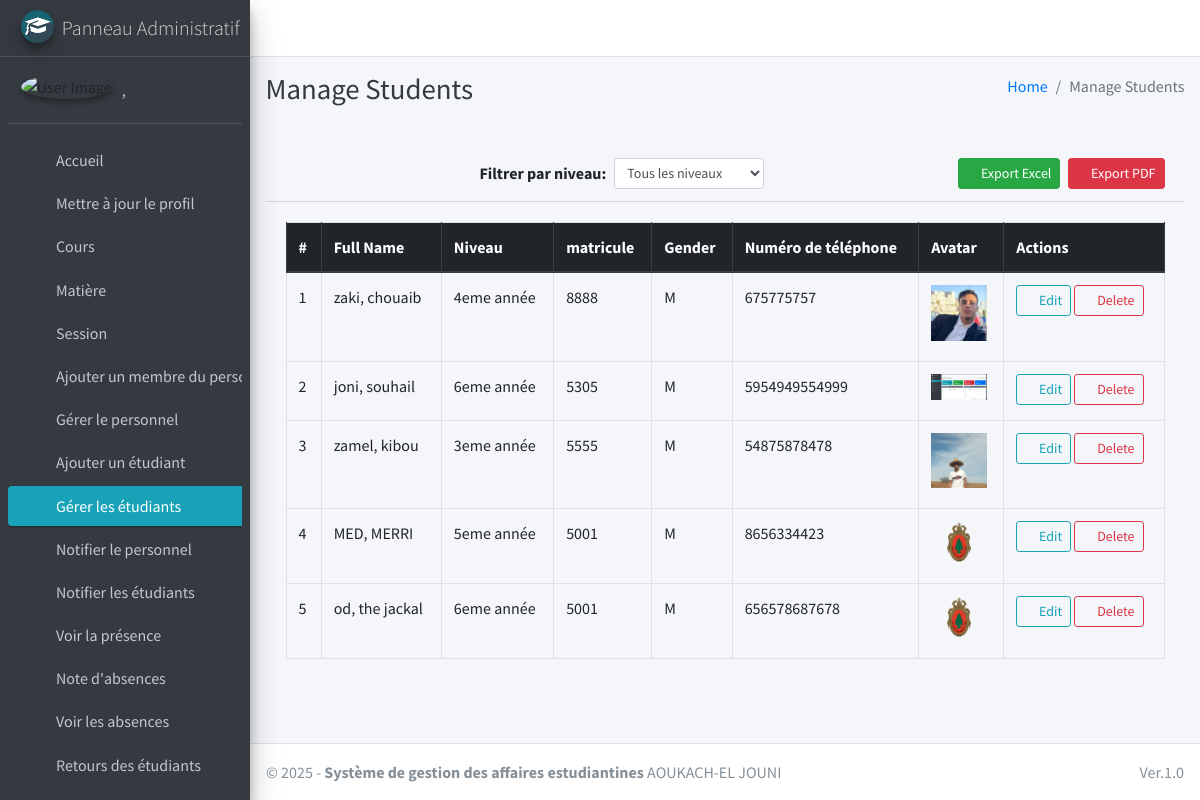
Page /student/manage/ (signed in) on the committed database.
### main_app/models.py (models this page shows, shortened)
class CustomUser(AbstractUser):
    USER_TYPE = ((1, "HOD"), (2, "Staff"), (3, "Student"))
    GENDER = [("M", "Male"), ("F", "Female")]
    username = None  # Removed username, using email instead
    email = models.EmailField(unique=True)
    user_type = models.CharField(default=1, choices=USER_TYPE, max_length=1)
    gender = models.CharField(max_length=1, choices=GENDER)
    profile_pic = models.ImageField()
    address = models.TextField()
    fcm_token = models.TextField(default="")  # For firebase notifications
    created_at = models.DateTimeField(auto_now_add=True)
    updated_at = models.DateTimeField(auto_now=True)
    USERNAME_FIELD = "email"
    REQUIRED_FIELDS = []
    objects = CustomUserManager()
    def __str__(self):
        return self.last_name + ", " + self.first_name

class Student(models.Model):
    admin = models.OneToOneField(CustomUser, on_delete=models.CASCADE)
    course = models.ForeignKey(Course, on_delete=models.DO_NOTHING, null=True, blank=False)
    session = models.ForeignKey(Session, on_delete=models.DO_NOTHING, null=True)
    phone_number = models.CharField(max_length=20,  default="06000007")  # Nouveau champ
    matricule = models.CharField(max_length=14, unique=False, default="5001")  # Nouveau champ
    NIVEAU_CHOICES = [
        ('3eme année', '3ème année'),
        ('4eme année', '4ème année'),
        ('5eme année', '5ème année'),
        ('6eme année', '6ème année'),
                  ]
    niveau = models.CharField(max_length=20, choices=NIVEAU_CHOICES, default='3eme année')
    lieu = models.CharField(max_length=100, null=True, blank=True)  # Lieu de naissance
    dateN = models.DateField(null=True, blank=True)  # Date de naissance

### main_app/hod_views.py (the view)
# urls.py: path("student/manage/", hod_views.manage_student, name='manage_student'),
def manage_student(request):
    niveaux = CustomUser.objects.filter(user_type=3).select_related('student').values_list('student__niveau', flat=True).distinct()
    selected_niveau = request.GET.get('niveau')
    students = CustomUser.objects.filter(user_type=3).select_related('student')
    if selected_niveau:
        students = students.filter(student__niveau=selected_niveau)
    context = {
        'students': students,
        'page_title': 'Manage Students',
        'niveaux': niveaux,
        'selected_niveau': selected_niveau
    }
    return render(request, "hod_template/manage_student.html", context)

### main_app/templates/hod_template/manage_student.html (shortened to what this page needs)
{% extends 'main_app/base.html' %}
{% load static %}
{% block page_title %}{{page_title}}{% endblock page_title %}
{% block content %}
<section class="content">
    <div class="container-fluid">
        <div class="row">
            <div class="col-md-12">
                <div class="card-header">
                    <div class="d-flex justify-content-between align-items-center">
                        <div class="flex-grow-1 mx-4">
                            <form method="GET" class="d-flex align-items-center justify-content-center">
                                <div class="form-group mb-0 d-flex align-items-center">
                                    <label for="niveau" class="mr-2 mb-0">Filtrer par niveau:</label>
                                    <select name="niveau" id="niveau" class="form-control form-control-sm" style="width: 150px;" onchange="this.form.submit()">
                                        <option value="">Tous les niveaux</option>
                                    </select>
                                </div>
                            </form>
                        </div>
                        <div class="d-flex align-items-center">
                            <a href="{% url 'export_students_excel' %}{% if selected_niveau %}?niveau={{ selected_niveau }}{% endif %}"
                               class="btn btn-success btn-sm mr-2">
                                <i class="fas fa-file-excel"></i> Export Excel
                            </a>
                            <a href="{% url 'export_students_pdf' %}{% if selected_niveau %}?niveau={{ selected_niveau }}{% endif %}"
                               class="btn btn-danger btn-sm">
                                <i class="fas fa-file-pdf"></i> Export PDF
                            </a>
                        </div>
                    </div>
                </div>
                    <div class="card-body">
                        <table id="example2" class="table table-bordered table-hover">
                            <thead class="thead-dark">
                                <tr>
                                    <th>#</th>
                                    <th>Full Name</th>
                                    <th>Niveau</th>
                                    <th>matricule</th>
                                    <th>Gender</th>
                                    <th>Numéro de téléphone</th>
                                    <th>Avatar</th>
                                    <th>Actions</th>
                                </tr>
                            </thead>
                            <tbody>
                                {% for student in students %}
                                <tr>
                                    <td>{{ forloop.counter }}</td>
                                    <td>{{student.last_name}}, {{student.first_name}}</td>
                                    <td>{{student.student.niveau}}</td>
                                    <td>{{student.student.matricule}}</td>
                                    <td>{{student.gender}}</td>
                                    <td>{{ student.student.phone_number|default:"Not provided" }}</td>
                                    <td>
                                        {% if student.profile_pic == ""  %}
                                        No Image
                                        {% else %}
                                        <img class="img img-fluid mb-2" height="56" width="56"
                                            src="{{student.profile_pic}}" alt="">
                                        {% endif %}
                                    </td>
                                    <td>
                                        {% if student.student and student.student.id %}
                                            <a href="{% url 'edit_student' student.student.id %}" class="btn btn-outline-info btn-sm">
                                                <i class="fas fa-edit"></i> Edit
                                            </a>
                                            <a href="#" class="btn btn-outline-danger btn-sm" onclick="confirmDelete('{% url 'delete_student' student.student.id %}')">
                                                <i class="fas fa-trash-alt"></i> Delete
                                            </a>
                                        {% endif %}
                                    </td>
                                </tr>
                                {% endfor %}
                            </tbody>
                        </table>
                    </div>
                </div>
            </div>
        </div>
    </div>
{% endblock content %}

### main_app/templates/main_app/sidebar_template.html (shortened to what this page needs)
{% load static %}
<aside class="main-sidebar sidebar-dark-info elevation-4">
    {% if request.user.user_type == '1' %}
    <a href="{% url 'admin_home' %}" class="brand-link">
        <img src="{% static 'dist/img/cmsl.png' %} " alt="AdminLTE Logo"
            class="brand-image img-circle elevation-3" >
        <span class="brand-text font-weight-light">Panneau Administratif</span>
    </a>
    <div class="sidebar">
        <div class="user-panel mt-3 pb-3 mb-3 d-flex">
            <div class="image">
                <img src="{{ request.user.profile_pic}}" class="img-circle elevation-2" alt="User Image">
            </div>
            <div class="info">
                <a href="#" class="d-block">{{user}}</a>
            </div>
        </div>
        <nav class="mt-2">
            <ul class="nav nav-pills nav-sidebar flex-column" data-widget="treeview" role="menu" data-accordion="false">
                <li class="nav-item">
                    {% url 'admin_home' as admin_home %}
                    <a href="{{admin_home}}" class="nav-link {% if admin_home == request.path %} active {% endif %}">
                        <i class="nav-icon fas fa-home"></i>
                        <p>
                            Accueil
                        </p>
                    </a>
                </li>
                <li class="nav-item">
                    {% url 'admin_view_profile' as admin_view_profile %}
                    <a href="{{admin_view_profile}}"
                        class="nav-link {% if admin_view_profile == request.path %} active {% endif %}">
                        <i class="nav-icon fas fa-address-card"></i>
                        <p>
                            Mettre à jour le profil
                        </p>
                    </a>
                </li>
                <li class="nav-item has-treeview">
                    <a href="#" class="nav-link">
                        <i class="nav-icon fas fa-bookmark"></i>
                        <p>
                            Cours
                        </p>
                    </a>
                </li>
                <li class="nav-item has-treeview">
                    <a href="#" class="nav-link">
                        <i class="nav-icon fas fa-book"></i>
                        <p>
                            Matière
                        </p>
                    </a>
                </li>
                <li class="nav-item has-treeview">
                    <a href="#" class="nav-link">
                        <i class="nav-icon fas fa-clock"></i>
                        <p>
                            Session
                        </p>
                    </a>
                </li>
                <li class="nav-item">
                    {% url 'add_staff' as add_staff %}
                    <a href="{{add_staff}}" class="nav-link {% if add_staff == request.path %} active {% endif %}">
                        <i class="nav-icon fas fa-user-plus"></i>
                        <p>
                            Ajouter un membre du personnel
                        </p>
                    </a>
                </li>
                <li class="nav-item">
                    {% url 'manage_staff' as manage_staff %}
                    {% url 'edit_staff' staff_id as edit_staff %}
                    <a href="{{manage_staff}}"
                        class="nav-link {% if manage_staff == request.path or request.path == edit_staff %} active {% endif %}">
                        <i class="nav-icon fas fa-th"></i>
                        <p>
                            Gérer le personnel
                        </p>
                    </a>
                </li>
                <li class="nav-item">
                    {% url 'add_student' as add_student%}
                    <a href="{{add_student}}" class="nav-link  {% if add_student == request.path %} active {% endif %}">
                        <i class="nav-icon fas fa-user-plus"></i>
                        <p>
                            Ajouter un étudiant
                        </p>
                    </a>
                </li>
                <li class="nav-item">
                    {% url 'manage_student' as manage_student %}
                    {% url 'edit_student' student_id as edit_student %}
                    <a href="{{manage_student}}"
                        class="nav-link  {% if edit_student == request.path or manage_student == request.path %} active {% endif %}">
                        <i class="nav-icon fas fa-th"></i>
                        <p>
                            Gérer les étudiants
                        </p>
                    </a>
                </li>
                <li class="nav-item">
                    {% url 'admin_notify_staff' as admin_notify_staff %}
                    <a href="{{admin_notify_staff}}"
                        class="nav-link {% if admin_notify_staff == request.path %} active {% endif %}">
                        <i class="nav-icon fas fa-bullhorn"></i>
                        <p>
                            Notifier le personnel
                        </p>
                    </a>
                </li>
                <li class="nav-item">
                    {% url 'admin_notify_student' as admin_notify_student %}
                    <a href="{{admin_notify_student}}"
                        class="nav-link {% if admin_notify_student == request.path %} active {% endif %}">
                        <i class="nav-icon fas fa-bullhorn"></i>
                        <p>
                            Notifier les étudiants
                        </p>
                    </a>
                </li>
                <li class="nav-item">
                    {% url 'admin_view_attendance' as admin_view_attendance %}
                <li class="nav-item">
                    <a href="{{admin_view_attendance}}"
                        class="nav-link  {% if admin_view_attendance == request.path %} active {% endif %}">
                        <i class="nav-icon fas fa-calendar-alt"></i>
                        <p>
                            Voir la présence
                        </p>
                    </a>
                </li>
                <li class="nav-item">
                    <a href="{% url 'add_absence' %}" class="nav-link">
                        <i class="nav-icon fas fa-cogs text-danger"></i>
                        <p>Note d'absences</p>
                    </a>
                </li>
                <li class="nav-item">
                    <a href="{% url 'view_absences' %}" class="nav-link">
                        <i class="nav-icon fas fa-calendar-check"></i>
                        <p>Voir les absences</p>
                    </a>
                </li>
                <li class="nav-item">
                    {% url 'student_feedback_message' as student_feedback_message %}
                    <a href="{{ student_feedback_message }}"
                        class="nav-link  {% if student_feedback_message == request.path %} active {% endif %}">
                        <i class="nav-icon fas fa-comment-alt"></i>
                        <p>
                            Retours des étudiants
                        </p>
                    </a>
                </li>
                <li class="nav-item">
                    {% url 'staff_feedback_message' as staff_feedback_message %}
                    <a href="{{staff_feedback_message}}"
                        class="nav-link   {% if staff_feedback_message == request.path %} active {% endif %}">
                    </a>
                </li>
                                        {% endif %}
                                    </ul>
                                </nav>
                            </div>
</aside>

### main_app/templates/main_app/sidebar_template.html (style rules this page uses)
.nav-item .nav-link i { color: rgb(255, 0, 0); }

### rows in the picture
CustomUser: last_name+first_name ","
CustomUser: last_name "zaki", first_name "chouaib", student.niveau "4eme année", student.matricule "8888", gender "M", student.phone_number "675775757", shows a picture, shows "Edit"
CustomUser: last_name "joni", first_name "souhail", student.niveau "6eme année", student.matricule "5305", gender "M", student.phone_number "5954949554999", profile_pic (picture), shows "Edit"
CustomUser: last_name "zamel", first_name "kibou", student.niveau "3eme année", student.matricule "5555", gender "M", student.phone_number "54875878478", profile_pic (picture), shows "Edit"
CustomUser: last_name "MED", first_name "MERRI", student.niveau "5eme année", student.matricule "5001", gender "M", student.phone_number "8656334423", profile_pic (picture), shows "Edit"
CustomUser: last_name "od", first_name "the jackal", student.niveau "6eme année", student.matricule "5001", gender "M", student.phone_number "656578687678", profile_pic (placeholder picture), shows "Edit"

### other values in the picture
{{ page_title }} "Manage Students"
